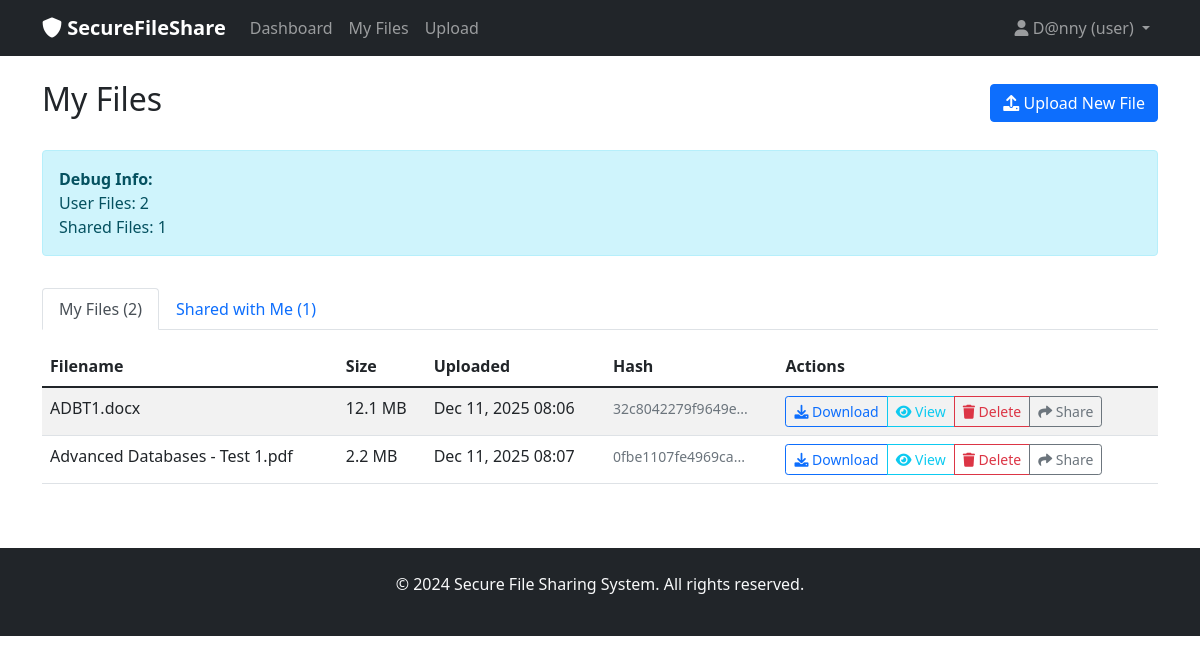
Before: /files/ (signed in) with the older database file.
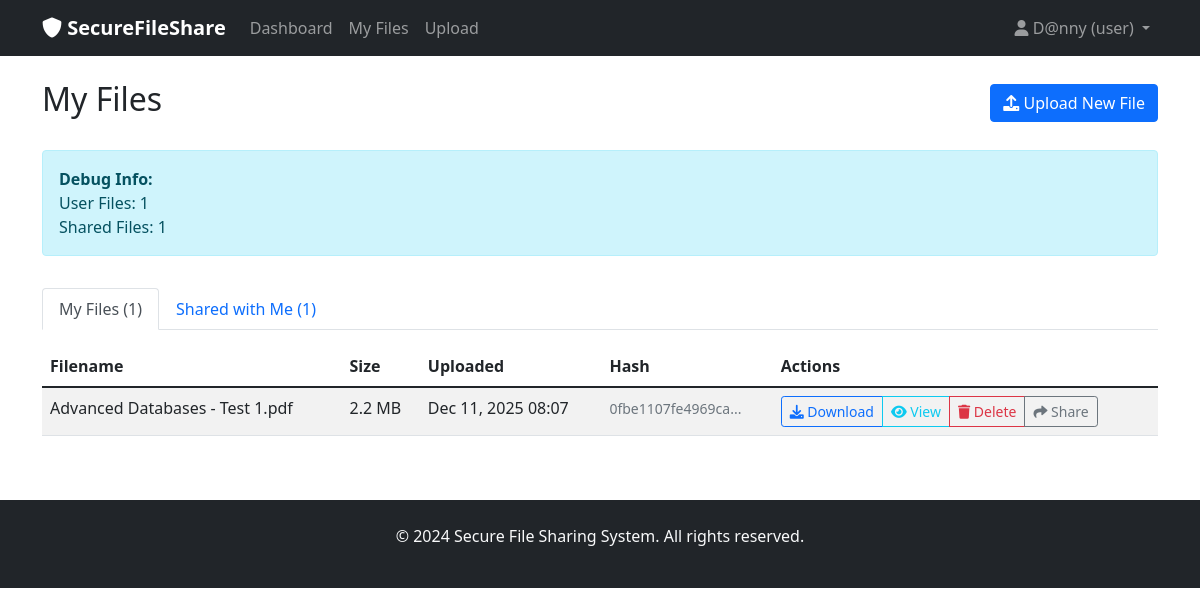
After: the same page with the newer database file.
### accounts/models.py (models this page shows, shortened)
class CustomUser(AbstractUser):
    ROLE_CHOICES = (
        ('admin', 'Admin'),
        ('user', 'User'),
        ('guest', 'Guest'),
    )
    role = models.CharField(max_length=10, choices=ROLE_CHOICES, default='user')
    public_key = models.TextField(blank=True, null=True)
    private_key = models.TextField(blank=True, null=True)

### files/models.py (models this page shows, shortened)
class SecureFile(models.Model):
    PERMISSION_CHOICES = (
        ('read', 'Read Only'),
        ('edit', 'Can Edit'),
    )
    owner = models.ForeignKey(settings.AUTH_USER_MODEL, on_delete=models.CASCADE, related_name='uploaded_files')
    original_filename = models.CharField(max_length=255)
    encrypted_file = models.FileField(upload_to=encrypted_file_upload_path)
    encrypted_aes_key = models.TextField()  # AES key encrypted with owner's RSA public key
    file_hash = models.CharField(max_length=64)  # SHA-256 hash
    file_size = models.BigIntegerField()
    uploaded_at = models.DateTimeField(auto_now_add=True)
    updated_at = models.DateTimeField(auto_now=True)

### files/views.py (the view)
# urls.py: path('', views.file_list_view, name='file_list'),
@login_required
def file_list_view(request):
    user_files = SecureFile.objects.filter(owner=request.user)
    shared_files = SecureFile.objects.filter(shares__shared_with=request.user)
    from accounts.models import CustomUser
    all_users = CustomUser.objects.exclude(id=request.user.id)
    context = {
        'user_files': user_files,
        'shared_files': shared_files,
        'all_users': all_users,
    }
    return render(request, 'files/file_list.html', context)

### files/templates/files/file_list.html (shortened to what this page needs)
{% extends 'base.html' %}
{% block content %}
<div class="row">
    <div class="col-12">
        <div class="d-flex justify-content-between align-items-center mb-4">
            <h2>My Files</h2>
            <a href="{% url 'file_upload' %}" class="btn btn-primary">
                <i class="fas fa-upload"></i> Upload New File
            </a>
        </div>
    </div>
</div>
<div class="row mb-3">
    <div class="col-12">
        <div class="alert alert-info">
            <strong>Debug Info:</strong><br>
            User Files: {{ user_files.count }}<br>
            Shared Files: {{ shared_files.count }}
        </div>
    </div>
</div>
<div class="row">
    <div class="col-12">
        <ul class="nav nav-tabs" id="fileTabs" role="tablist">
            <li class="nav-item" role="presentation">
                <button class="nav-link active" id="my-files-tab" data-bs-toggle="tab" data-bs-target="#my-files" type="button">
                    My Files ({{ user_files.count }})
                </button>
            </li>
            <li class="nav-item" role="presentation">
                <button class="nav-link" id="shared-files-tab" data-bs-toggle="tab" data-bs-target="#shared-files" type="button">
                    Shared with Me ({{ shared_files.count }})
                </button>
            </li>
        </ul>
        <div class="tab-content mt-3" id="fileTabsContent">
            <div class="tab-pane fade show active" id="my-files">
                {% if user_files %}
                <div class="table-responsive">
                    <table class="table table-striped">
                        <thead>
                            <tr>
                                <th>Filename</th>
                                <th>Size</th>
                                <th>Uploaded</th>
                                <th>Hash</th>
                                <th>Actions</th>
                            </tr>
                        </thead>
                        <tbody>
                            {% for file in user_files %}
                            <tr>
                                <td>{{ file.original_filename }}</td>
                                <td>{{ file.file_size|filesizeformat }}</td>
                                <td>{{ file.uploaded_at|date:"M d, Y H:i" }}</td>
                                <td>
                                    <small class="text-muted" title="{{ file.file_hash }}">
                                        {{ file.file_hash|slice:":16" }}...
                                    </small>
                                </td>
                                <td>
                                    <div class="btn-group btn-group-sm">
                                        <a href="{% url 'file_download' file.id %}" class="btn btn-outline-primary">
                                            <i class="fas fa-download"></i> Download
                                        </a>
                                        <a href="{% url 'file_view' file.id %}" class="btn btn-outline-info">
                                            <i class="fas fa-eye"></i> View
                                        </a>
                                        <button type="button" class="btn btn-outline-danger" data-bs-toggle="modal" data-bs-target="#deleteModal{{ file.id }}">
                                            <i class="fas fa-trash"></i> Delete
                                        </button>
                                        <button type="button" class="btn btn-outline-secondary" data-bs-toggle="modal" data-bs-target="#shareModal{{ file.id }}">
                                            <i class="fas fa-share"></i> Share
                                        </button>
                                    </div>
                                </td>
                            </tr>
                            {% endfor %}
                        </tbody>
                    </table>
                </div>
                {% endif %}
            </div>
        </div>
    </div>
</div>
{% endblock %}

### templates/base.html (shortened to what this page needs)
<!DOCTYPE html>
<html lang="en">
<head>
    <link href="https://cdn.jsdelivr.net/npm/bootstrap@5.1.3/dist/css/bootstrap.min.css" rel="stylesheet">
    <link href="https://cdnjs.cloudflare.com/ajax/libs/font-awesome/6.0.0/css/all.min.css" rel="stylesheet">
</head>
<body>
    <nav class="navbar navbar-expand-lg navbar-dark bg-dark">
        <div class="container">
            <a class="navbar-brand" href="{% url 'dashboard' %}">
                <i class="fas fa-shield-alt"></i> SecureFileShare
            </a>
            <div class="collapse navbar-collapse" id="navbarNav">
                <ul class="navbar-nav me-auto">
                    {% if user.is_authenticated %}
                        <li class="nav-item">
                            <a class="nav-link" href="{% url 'dashboard' %}">Dashboard</a>
                        </li>
                        <li class="nav-item">
                            <a class="nav-link" href="{% url 'file_list' %}">My Files</a>
                        </li>
                        <li class="nav-item">
                            <a class="nav-link" href="{% url 'file_upload' %}">Upload</a>
                        </li>
                    {% endif %}
                </ul>
                <ul class="navbar-nav">
                    {% if user.is_authenticated %}
                        <li class="nav-item dropdown">
                            <a class="nav-link dropdown-toggle" href="#" id="navbarDropdown" role="button" data-bs-toggle="dropdown">
                                <i class="fas fa-user"></i> {{ user.username }} ({{ user.role }})
                            </a>
                        </li>
                    {% endif %}
                </ul>
            </div>
        </div>
    </nav>
    <div class="container mt-4">
        {% block content %}
        {% endblock %}
    </div>
    <footer class="bg-dark text-light mt-5 py-4">
        <div class="container text-center">
            <p>&copy; 2024 Secure File Sharing System. All rights reserved.</p>
        </div>
    </footer>
</body>
</html>

### templates/base.html (style rules this page uses)
.navbar-brand { font-weight: bold; }

Changed rows visible on the page:
removed SecureFile: original_filename "ADBT1.docx", file_size|filesizeformat "12.1 MB", uploaded_at "Dec 11, 2025 08:06", file_hash "32c8042279f9649e"
Other visible differences:
{{ user_files.count }}: "2" → "1"
